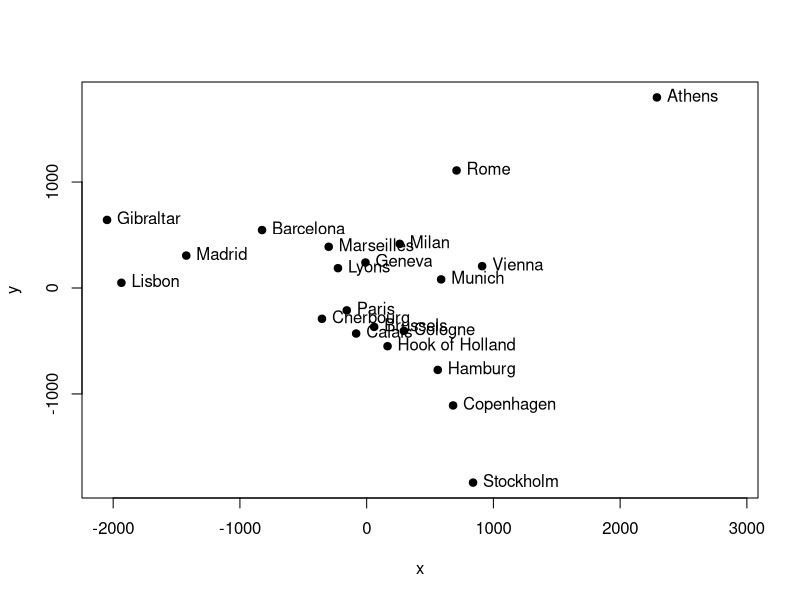

This chart was generated by the following R code:
library(stats)

#Obtain data and convert to matrix format
data(eurodist)
eurodist <- as.matrix(eurodist)

#Use cmdscale to convert the matrix into a classical multidimensional scale
#k:number of dimensions
#eig:logical input indicating whether eigen values should be returned
mds <- cmdscale(eurodist, k = 2, eig = FALSE)

#Flip the y axis to represent the relative positioning of the points 
x <- mds[,1]
y <- mds[,2]
#y <- 0-mds[,2]

#Plot the reduced coordinates to get the spatial map 
#pch:type of plot
#xlim:set The limits of the x
plot(x, y, pch = 19, xlim = range(x) + c(0, 600))
#pos:this value controls the distance ('offset') of the text label 
#from the specified coordinate in fractions of a character width
text(x, y, pos = 4, labels = colnames(eurodist))
